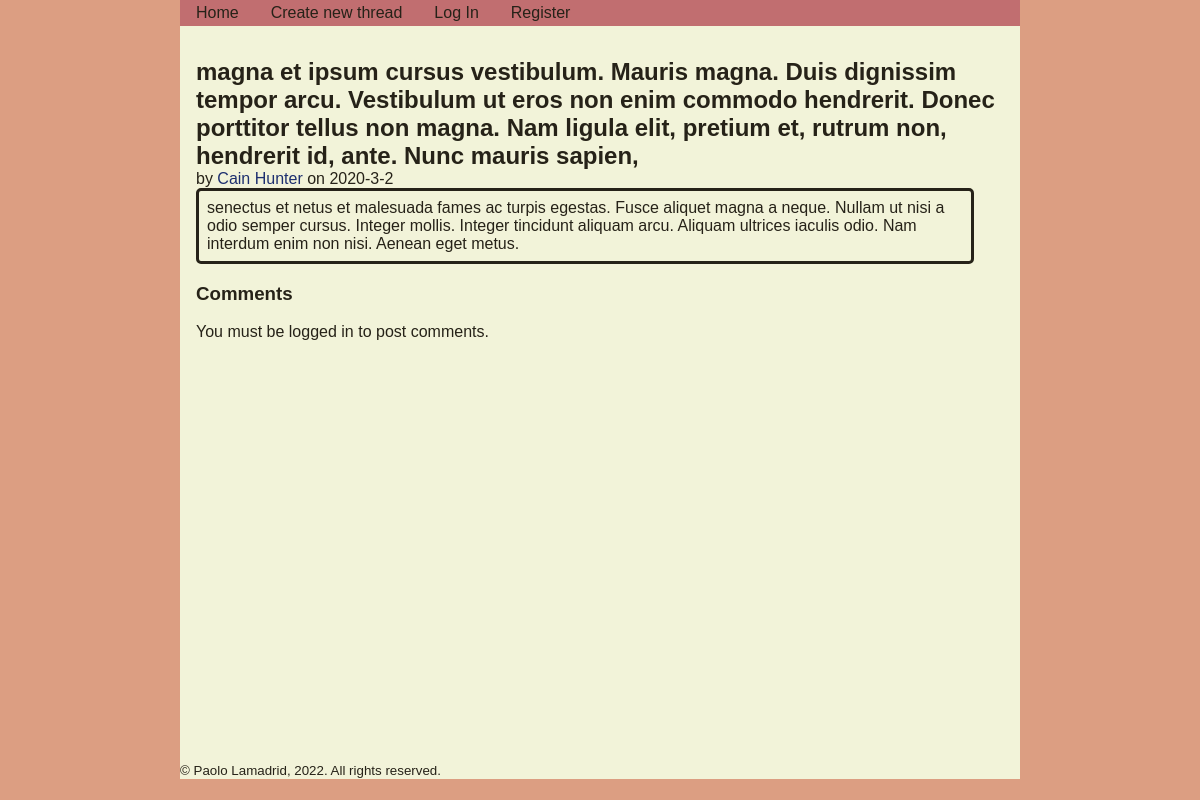
Before: /thread/3 with the older database file.
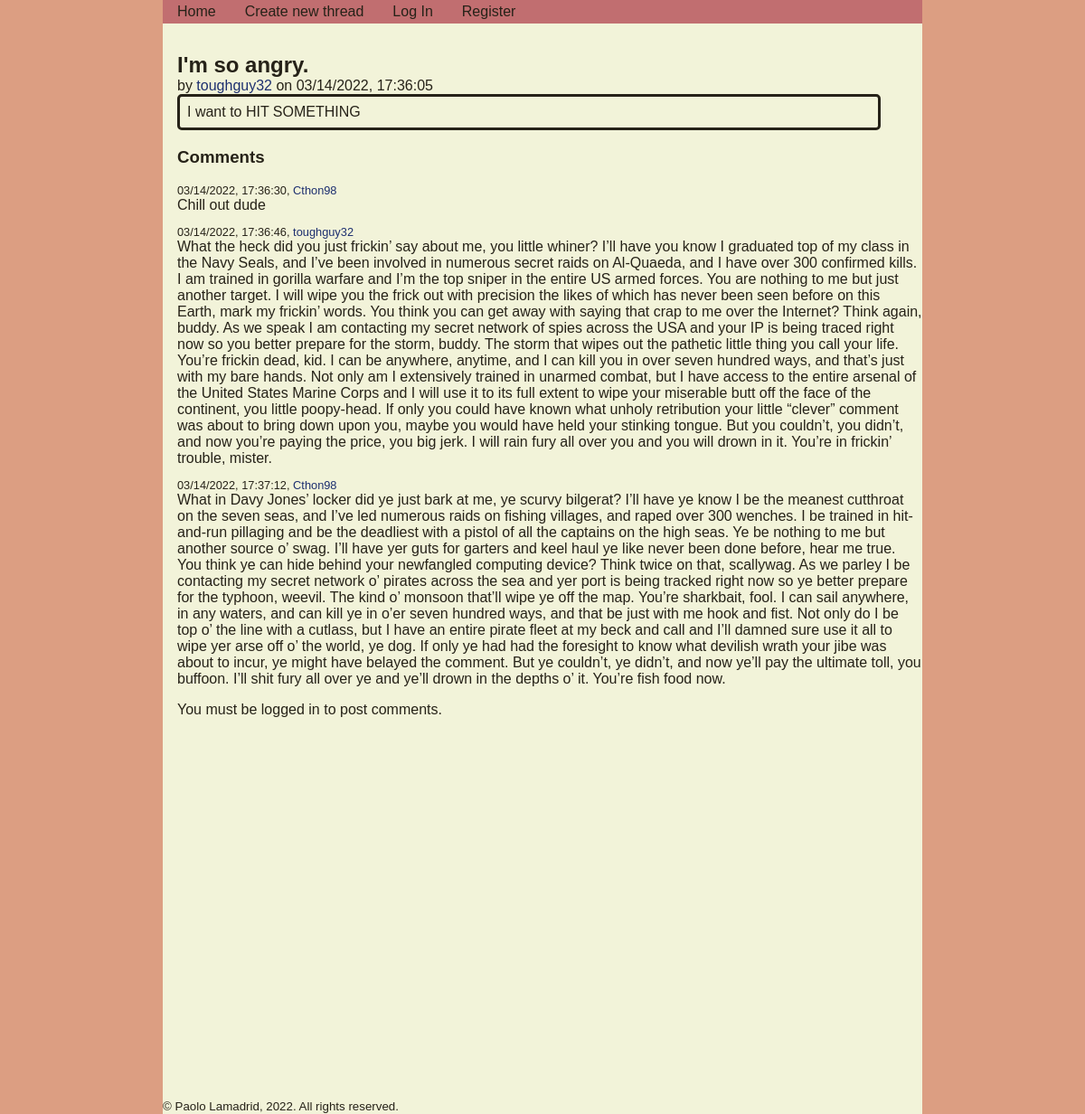
After: the same page with the newer database file.
### tables this page shows
CREATE TABLE threads
(
    thread_id INTEGER PRIMARY KEY AUTOINCREMENT,
    title TEXT NOT NULL,
    body TEXT NOT NULL,
    date_created TEXT NOT NULL,
    user_poster TEXT NOT NULL
);

CREATE TABLE comments
(
    comment_id INTEGER PRIMARY KEY AUTOINCREMENT,
    thread_id INTEGER NOT NULL,
    username TEXT NOT NULL,
    date_created TEXT NOT NULL,
    body TEXT NOT NULL
);

### app.py (the view, shortened to what this page needs)
@app.route("/thread/<int:thread_id>", methods=["GET", "POST"])
def thread(thread_id):
    form = CommentForm()
    db = get_db()
    thread = db.execute("""
        SELECT * FROM threads
        WHERE thread_id = ?;
    """, (thread_id,)).fetchone()
    comments = db.execute("""
        SELECT * FROM comments
        WHERE thread_id = ?;
    """, (thread_id,)).fetchall()
    return render_template("thread.html", thread=thread, comments=comments, form=form)

### app.py (called while the page is built)
@app.before_request
def load_logged_in_user():
    g.user = session.get("username", None)
    g.is_admin = session.get("is_admin", False)

### database.py (called while the page is built)
def get_db():
    if "db" not in g:
        g.db = sqlite3.connect(DATABASE,
            detect_types=sqlite3.PARSE_DECLTYPES
        )
        g.db.row_factory = sqlite3.Row
    return g.db

### templates/thread.html (shortened to what this page needs)
{% extends 'base.html' %}
{% block main_content %}
<section class="thread_detailed">
    <h1>{{ thread["title"] }}</h1>
    <p>by <a href="{{ url_for('user_profile', username=thread['user_poster']) }}">{{ thread["user_poster"] }}</a> on {{ thread["date_created"] }}</p>
    <p class="thread_body">{{ thread["body"] }}</p>
</section>
<section class="comments_section">
<h3>Comments</h3>
{% for comment in comments %}
    <p class="comment_info">{{ comment["date_created"] }}, <a href="{{ url_for('user_profile', username=comment['username']) }}">{{ comment["username"] }}</a></p>
    <p class="comment_body">{{ comment["body"] }}</p>
{% endfor %}
{% if g.user %}
    <form action="" method="POST" novalidate>
        {{ form.hidden_tag() }}
        {{ form.body() }}
        {% for error in form.body.errors %}
            {{ error }}
        {% endfor %}
        <br/>
        {{ form.submit() }}
    </form>
{% else %}
    <p>You must be logged in to post comments.</p>
{% endif %}
</section>
{% endblock %}

Changed rows visible on the page:
changed threads: title "magna et ipsum cursus vestibulum. Mauris magna. Duis dignissim tempor arcu. Vestibulum ut eros non enim commodo hendrerit. Donec porttitor tellus non magna. Nam ligula elit, pretium et, rutrum non, hendrerit id, ante. Nunc mauris sapien," → "I'm so angry."; user_poster "Cain Hunter" → "toughguy32"; date_created "2020-3-2" → "03/14/2022, 17:36:05"; body "senectus et netus et malesuada fames ac turpis egestas. Fusce aliquet magna a neque. Nullam ut nisi a odio semper cursus. Integer mollis. Integer tincidunt aliquam arcu. Aliquam ultrices iaculis odio. Nam interdum enim non nisi. Aenean eget metus." → "I want to HIT SOMETHING"
added comments: date_created "03/14/2022, 17:36:30", username "Cthon98", body "Chill out dude"
added comments: date_created "03/14/2022, 17:36:46", username "toughguy32", body "What the heck did you just frickin’ say about me, you little whiner? I’ll have you know I graduated top of my class in the Navy Seals, and I’ve been involved in numerous secret raids on Al-Quaeda, and I have over 300 confirmed kills. I am trained in gorilla warfare and I’m the top sniper in the entire US armed forces. You are nothing to me but just another target. I will wipe you the frick out with precision the likes of which has never been seen before on this Earth, mark my frickin’ words. You think you can get away with saying that crap to me over the Internet? Think again, buddy. As we speak I am contacting my secret network of spies across the USA and your IP is being traced right now…"
added comments: date_created "03/14/2022, 17:37:12", username "Cthon98", body "What in Davy Jones’ locker did ye just bark at me, ye scurvy bilgerat? I’ll have ye know I be the meanest cutthroat on the seven seas, and I’ve led numerous raids on fishing villages, and raped over 300 wenches. I be trained in hit-and-run pillaging and be the deadliest with a pistol of all the captains on the high seas. Ye be nothing to me but another source o’ swag. I’ll have yer guts for garters and keel haul ye like never been done before, hear me true. You think ye can hide behind your newfangled computing device? Think twice on that, scallywag. As we parley I be contacting my secret network o’ pirates across the sea and yer port is being tracked right now so ye better prepare for the…"
